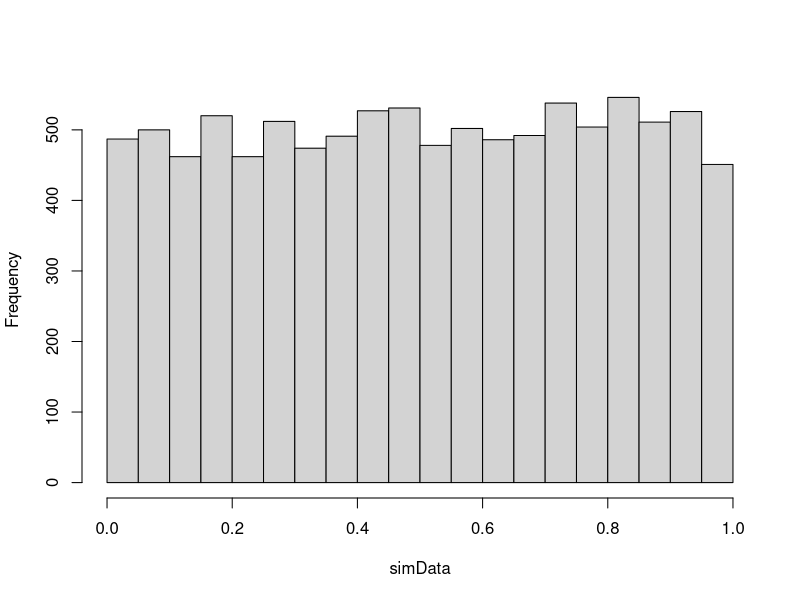
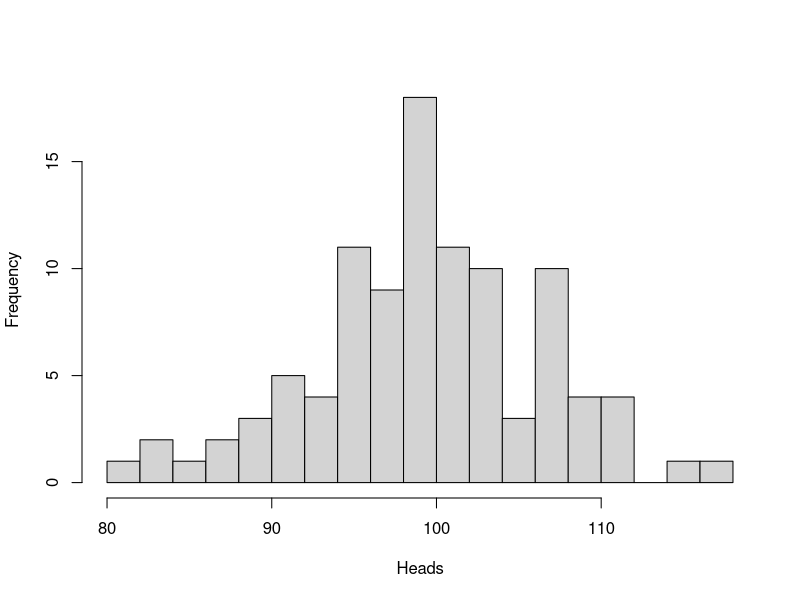
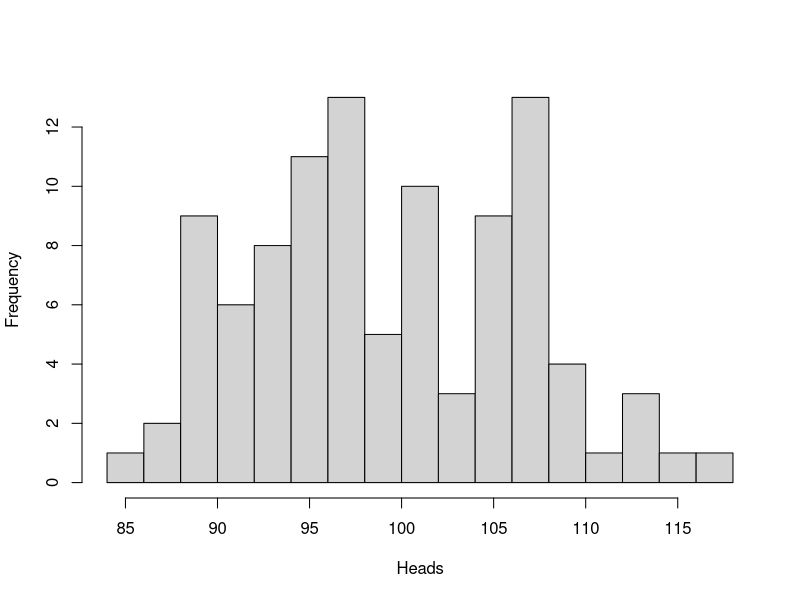

Write the R code that produced these figures, in order.
pdf("images/chapter_1/simunif1.pdf",width=4, height=3)
# Generate 10,000 points from a uniform distribution
set.seed(210313)
n <- 10000
simData <- runif(n)
hist(simData, main="")
dev.off()
 
n <- 10000
simData <- runif(n, min=1, max=5)

# Simulate 200 coin-flips, using the runif function:
set.seed(220513)
n.trials <- 200
cat("Number of Heads is: ", sum(runif(n.trials) < 0.5), "\n")

pdf("images/chapter_1/simunif2.pdf", width=4, height=3)
set.seed(442886)
n.trials <- 200  # the number of coin-tosses in each experiment
reps <- 100  # the number of experiments
Heads <- rep(0, reps)  # A vector to store the results (initialize with 0s)
for (i in 1:reps) {
  Heads[i] <- sum((runif(n.trials) < 0.5))
}
hist(Heads, breaks=20, main="")
dev.off()

pdf("images/chapter_1/simunif3.pdf", width=4, height=3)
set.seed(442886)
reps <- 100
n.trials <- 200
Heads <- rbinom(reps, n.trials, 0.5)
hist(Heads, breaks=20, main="")
dev.off()

